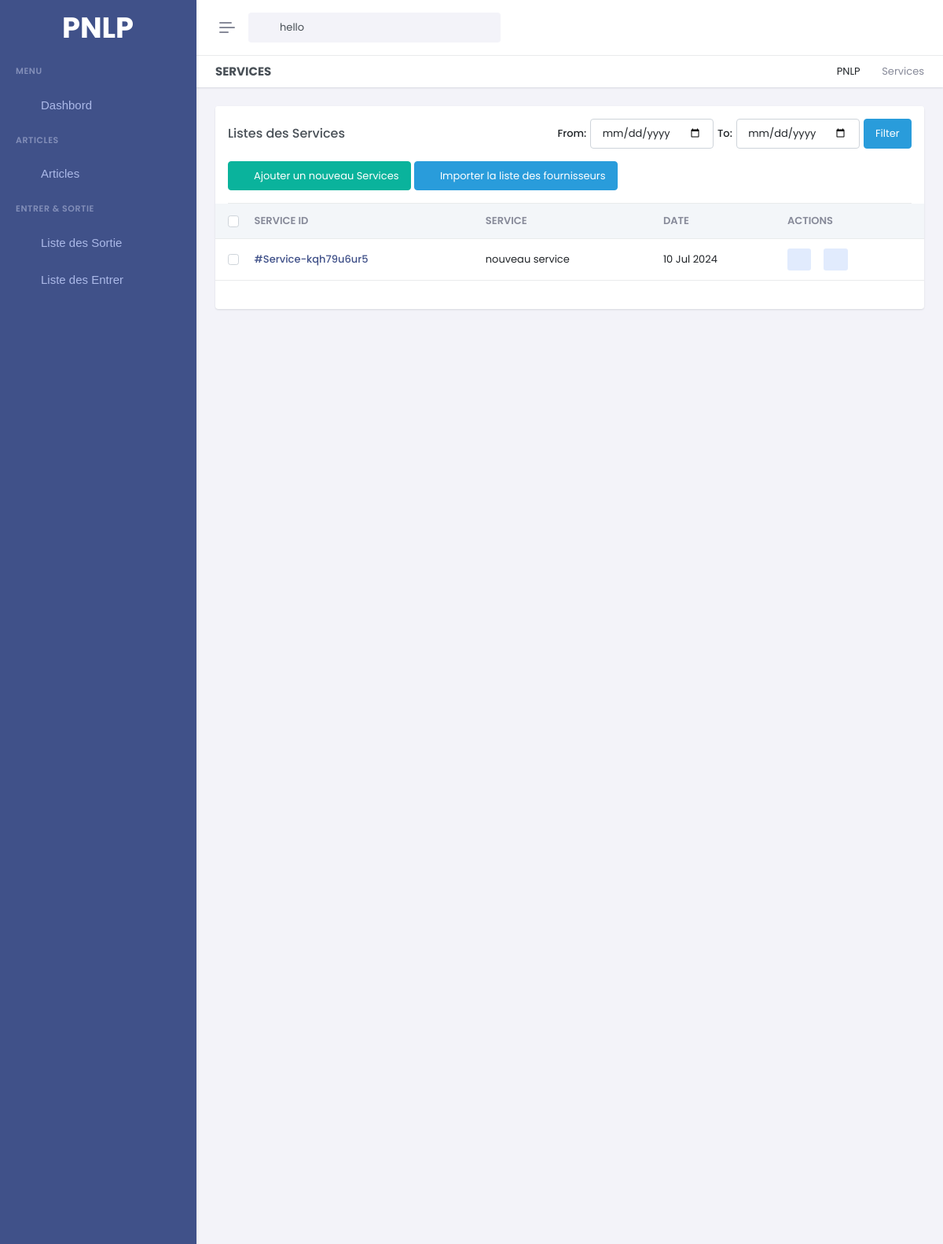
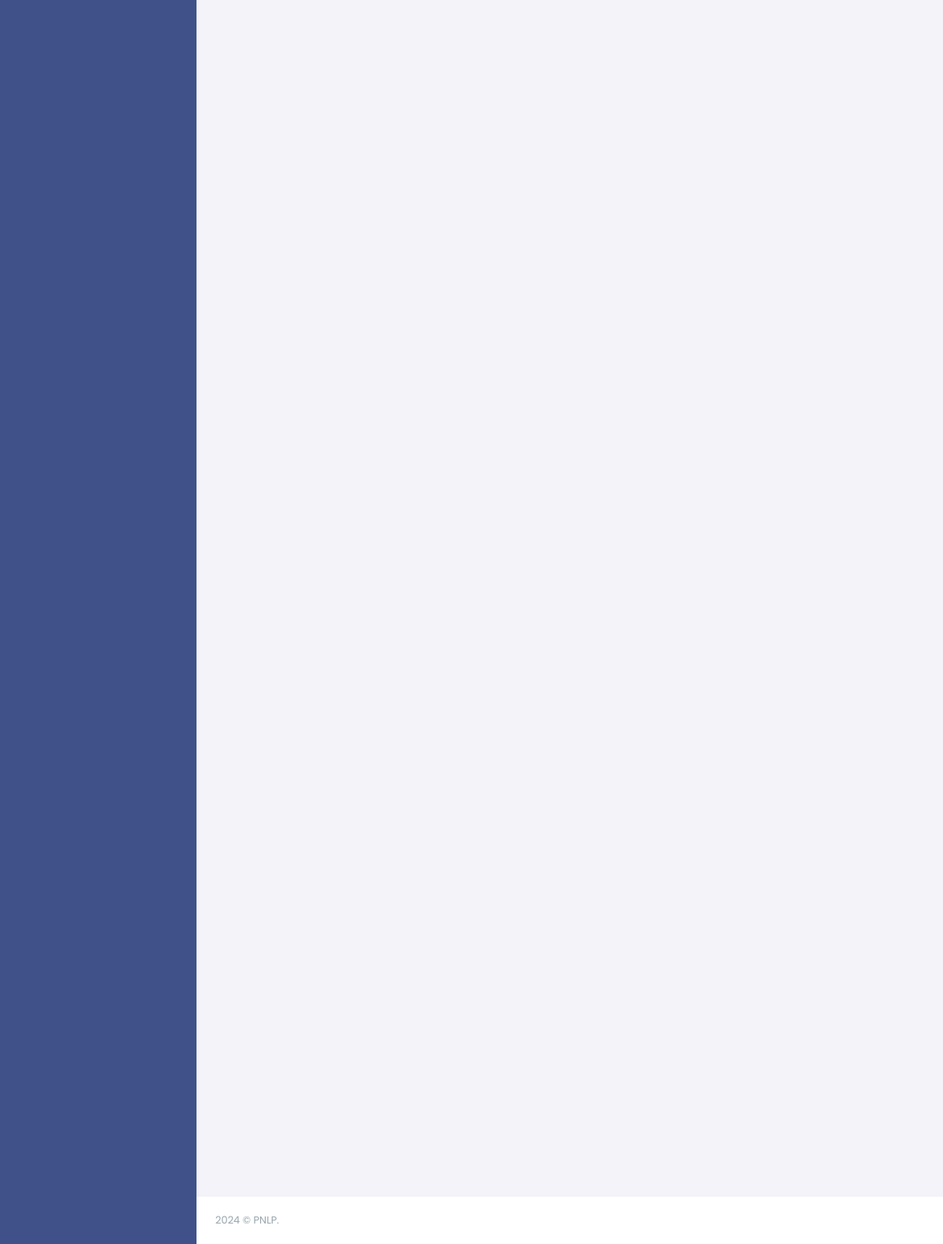
Page /services/ on the committed database (2 pictures, top to bottom).
### gestion/models.py (models this page shows, shortened)
class Service(models.Model):
    sid = ShortUUIDField(unique=True, length=10, max_length= 20 , alphabet='abcdefghijklmnopqrstuvwxyz1234567890' , editable=False,  prefix='Service-')
    title = models.CharField(max_length=100, default='untitle service')
    date = models.DateField(auto_now_add=True)

### gestion/views.py (the view)
# urls.py: path('services/',Serv_list, name='serv'),
def Serv_list(request):
    start_date = request.GET.get('start-date')
    end_date = request.GET.get('end-date')
    services = Service.objects.all()
    if start_date:
        start_date = parse_date(start_date)
        if start_date:
            services = services.filter(date__gte=start_date)
    if end_date:
        end_date = parse_date(end_date)
        if end_date:
            services = services.filter(date__lte=end_date)
    context={
        'services':services,
        'start_date': start_date,
        'end_date': end_date,
        'start_date_i': start_date.strftime('%Y-%m-%d') if start_date else None,
        'end_date_i': end_date.strftime('%Y-%m-%d') if end_date else None,
    }
    return render(request, 'pages/article/service.html', context)

### gestion/context_processor.py (called while the page is built)
def is_admin(user):
    try:
        admin_profile = AdminProfile.objects.get(user=user)
        return True
    except AdminProfile.DoesNotExist:
        return False

### templates/pages/article/service.html (shortened to what this page needs)
{% extends 'base/base.html' %} {% load static %} {% block 'content' %}
<div class="main-content">
  <div class="page-content">
    <div class="container-fluid">
      <div class="row">
        <div class="col-12">
          <div class="page-title-box d-sm-flex align-items-center justify-content-between bg-galaxy-transparent">
            <h4 class="mb-sm-0">Services</h4>
            <div class="page-title-right">
              <ol class="breadcrumb m-0">
                <li class="breadcrumb-item">
                  <a href="javascript: void(0);">PNLP</a>
                </li>
                <li class="breadcrumb-item active">Services</li>
              </ol>
            </div>
          </div>
        </div>
      </div>
      <div class="row">
        <div class="col-lg-12">
          <div class="card" id="orderList">
            <div class="card-header border-0">
              <div class="row align-items-center gy-3">
                <div class="col-sm">
                  <h5 class="card-title mb-0">Listes des Services</h5>
                </div>
                <div class="col-sm-auto">
                  <div class="flex-shrink-0">
                    <div class="dropdown card-header-dropdown">
                        <div class="date-range-picker">
                            <form method="get" class="d-flex" style="gap: 05px;justify-content: center;align-items: center;">
                                <label for="start-date" class="form-label m-0">From: </label>
                                <input type="date" id="start-date" class="form-control" name="start-date" value="{{ start_date_i }}">
                                <label for="end-date" class="form-label m-0">To: </label>
                                <input type="date" id="end-date" class="form-control" name="end-date" value="{{ end_date_i}}">
                                <button type="submit" id="submit-dates" class="btn btn-info">Filter</button>
                            </form>
                        </div>
                    </div>
                </div>
                </div>
                <div class="col-sm-auto">
                  <div class="d-flex gap-1 flex-wrap">
                    <button type="button" class="btn btn-success add-btn" data-bs-toggle="modal" id="create-btn"
                      data-bs-target="#showModal">
                      <i class="ri-add-line align-bottom me-1"></i> Ajouter un
                      nouveau Services
                    </button>
                    <button type="button" class="btn btn-info"  id="dwnldBtn">
                      <i class="ri-file-download-line align-bottom me-1"></i>
                      Importer la liste des fournisseurs
                    </button>
                  </div>
                </div>
              </div>
            </div>
            <div class="card-body pt-0">
              <div>
                <div class="table-responsive table-card mb-1">
                  {% if services %}
                  <table class="table table-nowrap align-middle" id="orderTable">
                    <thead class="text-muted table-light">
                      <tr class="text-uppercase">
                        <th scope="col" style="width: 25px">
                          <div class="form-check">
                            <input class="form-check-input" type="checkbox" id="checkAll" value="option" />
                          </div>
                        </th>
                        <th data-sort="id">service ID</th>
                        <th data-sort="customer_name">service</th>
                        <th data-sort="date">Date</th>
                        <th>Actions</th>
                      </tr>
                    </thead>
                    <tbody class="list form-check-all">
                      {% for service in services %}
                      <tr>
                        <th scope="row">
                          <div class="form-check">
                            <input class="form-check-input" type="checkbox" name="checkAll" value="option1" />
                          </div>
                        </th>
                        <td class="id">
                          <a href="" class="fw-medium link-primary">#{{service.sid}}</a>
                        </td>
                        <td class="customer_name">{{service.title}}</td>
                        <td class="date">{{service.date|date:"d M Y"}}</td>
                        <td>
                          <ul class="list-inline hstack gap-2 mb-0">
                            <li class="list-inline-item" data-bs-toggle="tooltip" data-bs-trigger="hover"
                              data-bs-placement="top" aria-label="Update {{service.title}}"
                              data-bs-original-title="Update {{service.title}}">
                              <a href="" class="btn btn-soft-secondary btn-sm dropdown d-inline-block" data-bs-toggle="modal"
                              data-bs-target="#updateOrder-{{service.sid}}">
                                <i class=" bx bx-pencil fs-16"></i>
                              </a>
                            </li>
                            <li class="list-inline-item" data-bs-toggle="tooltip" data-bs-trigger="hover"
                              data-bs-placement="top" aria-label="Delete {{service.title}}"
                              data-bs-original-title="Delete {{service.title}}">
                              <a href="" class="btn btn-soft-secondary btn-sm dropdown d-inline-block" data-bs-toggle="modal"
                                data-bs-target="#deleteOrder-{{service.sid}}">
                                <i class=" bx bx-trash fs-16"></i>
                              </a>
                            </li>
                          </ul>
                        </td>
                      </tr>
                      {% endfor %}
                    </tbody>
                  </table>
                  {% else %}
                  <center>
                    <h1>Aucun service n'as été trouver</h1>
                  </center>
                  {% endif %}
                </div>
            </div>
          </div>
        </div>
      </div>
    </div>
  </div>
</div>
</div>
{% endblock %}

### rows in the picture
Service: sid "Service-kqh79u6ur5", title "nouveau service", date "10 Jul 2024"
